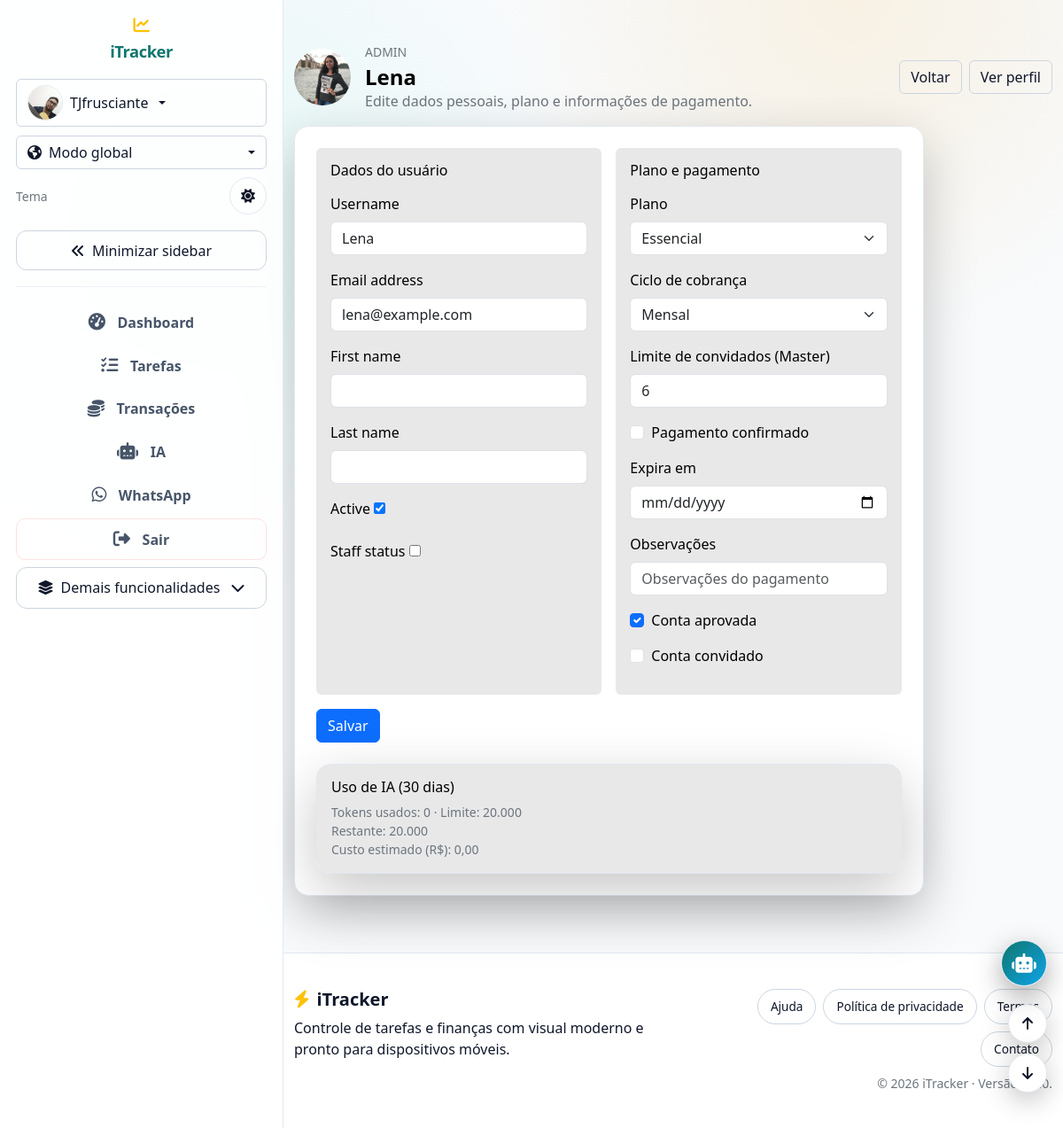
Before: /super/users/3/ (signed in) with the older database file.
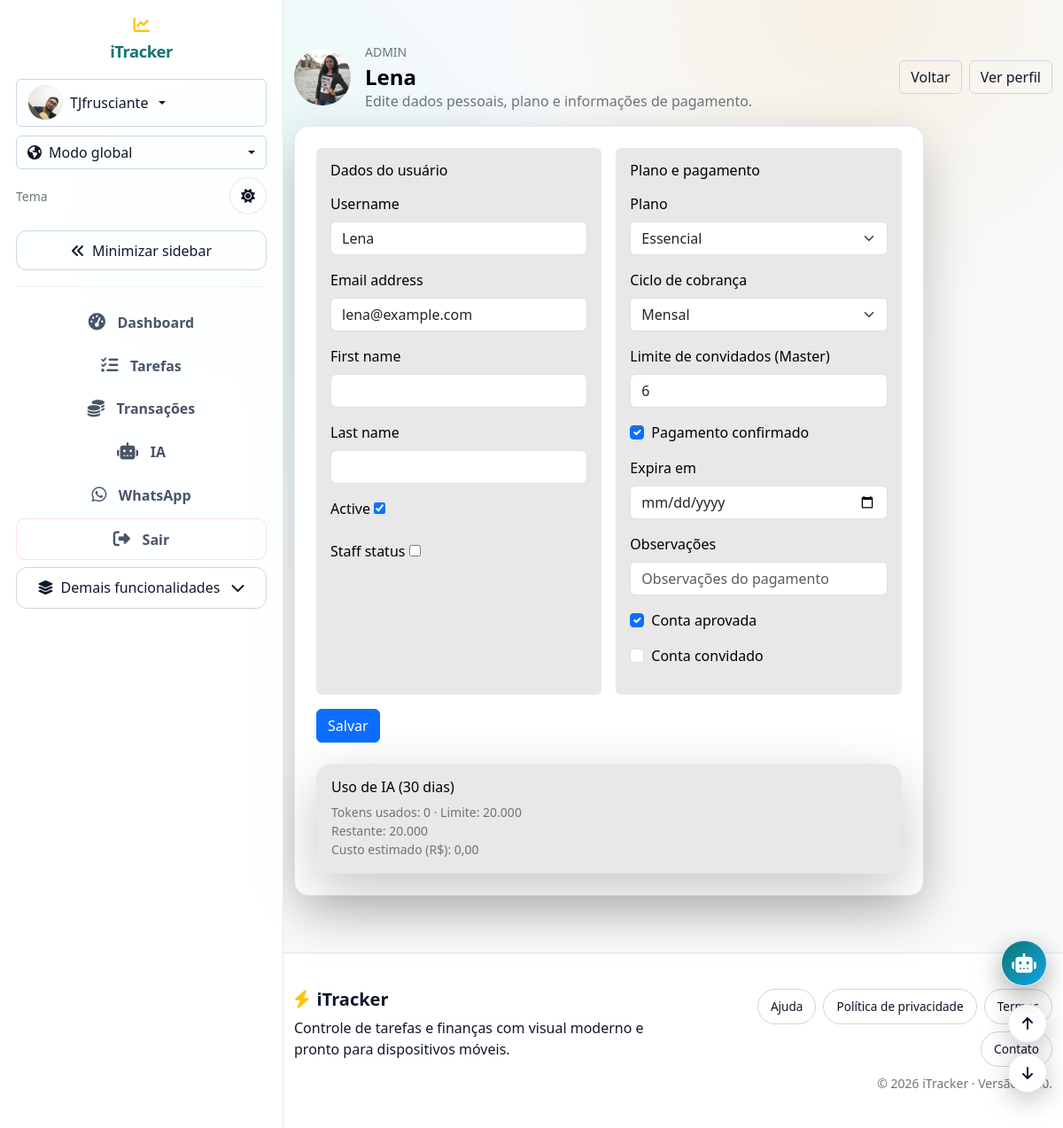
After: the same page with the newer database file.
### tracker/models.py (models this page shows, shortened)
class UserProfile(models.Model):
    PLAN_CHOICES = [
        ('essential', 'Essencial'),
        ('pro', 'Pro'),
        ('master', 'Master'),
    ]
    BILLING_CHOICES = [
        ('monthly', 'Mensal'),
        ('annual', 'Anual'),
    ]
    user = models.OneToOneField(User, on_delete=models.CASCADE, related_name='profile')
    avatar = models.ImageField(upload_to='avatars/', blank=True, null=True)
    is_approved = models.BooleanField(default=False)
    is_guest = models.BooleanField(default=False)
    plan = models.CharField(max_length=20, choices=PLAN_CHOICES, default='essential')
    master_guest_limit = models.PositiveIntegerField(default=6)
    billing_cycle = models.CharField(max_length=20, choices=BILLING_CHOICES, default='monthly')
    payment_confirmed = models.BooleanField(default=False)
    payment_confirmed_at = models.DateTimeField(null=True, blank=True)
    payment_notes = models.CharField(max_length=255, blank=True)
    approved_at = models.DateTimeField(null=True, blank=True)
    approved_by = models.ForeignKey(User, null=True, blank=True, on_delete=models.SET_NULL, related_name='approved_profiles')
    subscription_expires = models.DateField(null=True, blank=True)
    notify_balance_threshold = models.BooleanField(default=False)
    balance_threshold = models.DecimalField(max_digits=12, decimal_places=2, null=True, blank=True)
    balance_alert_last_value = models.DecimalField(max_digits=12, decimal_places=2, null=True, blank=True)
    notify_task_completed = models.BooleanField(default=False)
    notify_step_completed = models.BooleanField(default=False)
    notify_task_reminder = models.BooleanField(default=False)
    notify_task_overdue = models.BooleanField(default=False)
    digest_weekly = models.BooleanField(default=False)
    digest_monthly = models.BooleanField(default=False)
    digest_weekly_last_sent = models.DateField(null=True, blank=True)
    digest_monthly_last_sent = models.DateField(null=True, blank=True)
    notify_budget_alerts = models.BooleanField(default=True)
    notify_goal_alerts = models.BooleanField(default=True)
    notify_admin_new_account = models.BooleanField(default=True)
    notify_admin_payment_request = models.BooleanField(default=True)
    notify_admin_contact = models.BooleanField(default=True)
    email_verified = models.BooleanField(default=False)
    email_verified_at = models.DateTimeField(null=True, blank=True)
    deletion_requested_at = models.DateTimeField(null=True, blank=True)
    trial_started_at = models.DateTimeField(null=True, blank=True)
    trial_expires_at = models.DateTimeField(null=True, blank=True)
    created_at = models.DateTimeField(auto_now_add=True)

### tracker/views.py (the view, shortened to what this page needs)
# urls.py: path('super/users/<int:pk>/', views.user_admin_form, name='user_admin_edit'),
@login_required
@user_passes_test(lambda u: u.is_superuser)
def user_admin_form(request, pk=None):
    if pk:
        user_obj = get_object_or_404(User, pk=pk)
    else:
        user_obj = None
    form = UserAdminForm(request.POST or None, instance=user_obj)
    profile_instance = None
    if user_obj:
        profile_instance, _ = UserProfile.objects.get_or_create(user=user_obj)
    profile_form = UserProfileAdminForm(request.POST or None, instance=profile_instance)
    ai_usage = None
    if user_obj:
        quota = get_ai_quota(user_obj)
        ai_since = timezone.now() - datetime.timedelta(days=int(quota.get("window_days") or 30))
        ai_totals = AiUsage.objects.filter(user=user_obj, created_at__gte=ai_since).aggregate(
            tokens=Sum('total_tokens'),
            cost=Sum('cost_brl'),
        )
        ai_used = ai_totals.get('tokens') or 0
        ai_cost = ai_totals.get('cost') or 0
        ai_limit = quota.get("limit") or 0
        ai_remaining = quota.get("remaining")
        ai_usage = {
            'used': _format_int(ai_used),
            'limit': _format_int(ai_limit) if ai_limit else None,
            'remaining': _format_int(ai_remaining) if ai_remaining is not None else None,
            'cost': ai_cost,
            'window_days': quota.get("window_days") or 30,
            'next_reset': quota.get("next_reset"),
            'unlimited': not ai_limit,
        }
    return render(
        request,
        'tracker/user_admin_form.html',
        {'form': form, 'profile_form': profile_form, 'object': user_obj, 'ai_usage': ai_usage},
    )

### tracker/forms.py
class UserAdminForm(forms.ModelForm):
    class Meta:
        model = User
        fields = ['username', 'email', 'first_name', 'last_name', 'is_active', 'is_staff']
        widgets = {
            'username': forms.TextInput(attrs={'class': 'form-control'}),
            'email': forms.EmailInput(attrs={'class': 'form-control'}),
            'first_name': forms.TextInput(attrs={'class': 'form-control'}),
            'last_name': forms.TextInput(attrs={'class': 'form-control'}),
        }

### assistant/limits.py (called while the page is built)
def _plan_limit(plan: str) -> int:
    limits = getattr(settings, "AI_PLAN_TOKEN_LIMITS", DEFAULT_LIMITS)
    if not isinstance(limits, dict):
        limits = DEFAULT_LIMITS
    return int(limits.get(plan, limits.get("essential", 0)) or 0)

### tracker/context_processors.py (called while the page is built)
def _avatar_url(user):
    if not user or not getattr(user, "is_authenticated", False):
        return ""
    profile = getattr(user, "profile", None)
    if profile and profile.avatar:
        try:
            return profile.avatar.url
        except Exception:
            return ""
    return ""

### tracker/views.py (called while the page is built)
def _format_int(value: int | float | None) -> str:
    try:
        return f"{int(value):,}".replace(",", ".")
    except (TypeError, ValueError):
        return "0"

### templates/tracker/user_admin_form.html (shortened to what this page needs)
﻿{% extends "base.html" %}
{% block content %}
<div class="d-flex flex-wrap justify-content-between align-items-center gap-3 mb-3">
    <div class="d-flex align-items-center gap-3">
        {% if object and object.profile and object.profile.avatar %}
            <img src="{{ object.profile.avatar.url }}" alt="Avatar" class="avatar-lg">
        {% else %}
            <span class="avatar-lg d-inline-flex align-items-center justify-content-center bg-secondary text-white">
                {{ object.username|default:"?"|first|upper }}
            </span>
        {% endif %}
        <div>
            <p class="text-secondary small text-uppercase mb-1">Admin</p>
            <h1 class="h4 fw-bold mb-0">{{ object|default:"Novo usu&aacute;rio" }}</h1>
            <p class="text-secondary mb-0">Edite dados pessoais, plano e informa&ccedil;&otilde;es de pagamento.</p>
        </div>
    </div>
    <div class="d-flex gap-2">
        <a class="btn btn-outline-light" href="{% url 'tracker:user_admin_list' %}">Voltar</a>
        {% if object %}
            <a class="btn btn-outline-light" href="{% url 'tracker:user_admin_detail' object.id %}">Ver perfil</a>
        {% endif %}
    </div>
</div>
<div class="row g-3">
    <div class="col-lg-10">
        <div class="glass-card p-4">
            <form method="post" novalidate>
                <div class="row g-3">
                    <div class="col-lg-6">
                        <div class="p-3 bg-dark bg-opacity-10 rounded h-100">
                            <h6 class="mb-3">Dados do usu&aacute;rio</h6>
                            {% for field in form %}
                                <div class="mb-3">
                                    <label class="form-label">{{ field.label }}</label>
                                    {{ field }}
                                </div>
                            {% endfor %}
                        </div>
                    </div>
                    <div class="col-lg-6">
                        <div class="p-3 bg-dark bg-opacity-10 rounded h-100">
                            <h6 class="mb-3">Plano e pagamento</h6>
                            {% for field in profile_form %}
                                <div class="mb-3">
                                    {% if field.field.widget.input_type == "checkbox" %}
                                        <div class="form-check">
                                            {{ field }}
                                            <label class="form-check-label">{{ field.label }}</label>
                                        </div>
                                    {% else %}
                                        <label class="form-label">{{ field.label }}</label>
                                        {{ field }}
                                    {% endif %}
                                </div>
                            {% endfor %}
                        </div>
                    </div>
                </div>
                <div class="d-flex gap-2 mt-3">
                    <button class="btn btn-primary" type="submit">Salvar</button>
                </div>
            </form>
            {% if ai_usage %}
            <div class="glass-card p-3 mt-4 bg-dark bg-opacity-10">
                <h6 class="mb-2">Uso de IA ({{ ai_usage.window_days }} dias)</h6>
                {% if ai_usage.unlimited %}
                    <div class="text-secondary small">Uso ilimitado.</div>
                {% else %}
                    <div class="text-secondary small">
                        Tokens usados: {{ ai_usage.used }} &middot; Limite: {{ ai_usage.limit }}
                    </div>
                    <div class="text-secondary small">Restante: {{ ai_usage.remaining }}</div>
                {% endif %}
                <div class="text-secondary small">Custo estimado (R$): {{ ai_usage.cost|floatformat:2 }}</div>
            </div>
            {% endif %}
        </div>
    </div>
</div>
{% endblock %}

Changed rows visible on the page:
changed UserProfile "Essencial": payment_confirmed "☐" → "☑"
